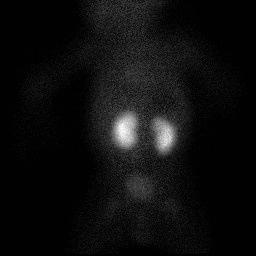
#> input picture data/raw/normal/01.jpg, 256 x 256 px, found by its file name; its folder holds only this picture in this run; the run also reads 1 picture not shown here
$ jupyter execute 1_PreProcessing.ipynb
#> lines starting #> are read from the running program, lines starting #| are printed output that depends on the picture; after the words box and inside, x2 and y2 are one past the last pixel; in counts of white or black regions, pixels touching at a corner belong together
#> in process_image, image is the input picture: shape (256, 256); min 0, max 255, mean 14
[cell 1]
# Imports
import os
import cv2
import numpy as np
from matplotlib import pyplot as plt
from tqdm import tqdm

[cell 2]
# Crimmins Filter
def crimmins_filter(img, iterations=2):
    img = img.astype(np.int16)
    for _ in range(iterations):
        for offset in [(0, 1), (1, 0), (1, 1), (-1, 1)]:
            for direction in [+1, -1]:
                filtered = img.copy()
                for y in range(1, img.shape[0] - 1):
                    for x in range(1, img.shape[1] - 1):
                        neigh = img[y + offset[1], x + offset[0]]
                        if direction * (img[y, x] - neigh) >= 2:
                            filtered[y, x] -= direction
                img = filtered
    return np.clip(img, 0, 255).astype(np.uint8)

[cell 3]
# Manual Cropping to Square
def manual_crop(image, y1, y2, x1, x2, output_size=(224, 224)):
#> called with y1 = 20, y2 = 220, x1 = 20, x2 = 220, output_size = (224, 224)
    cropped = image[y1:y2, x1:x2]
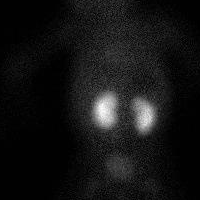
#> cropped: shape (200, 200); min 0, max 255, mean 20
    return cv2.resize(cropped, output_size, interpolation=cv2.INTER_AREA)

[cell 4]
# Kidney Isolation + Inpainting
def isolate_kidneys(image, max_components=2):
#> called with max_components = 2
    _, thresh = cv2.threshold(image, 10, 255, cv2.THRESH_BINARY)
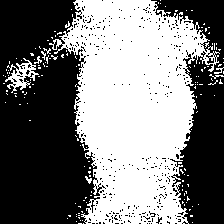
#> thresh: shape (224, 224); 47.8% white; 159 white regions (152 under 20 px), largest, box (x1, y1, x2, y2) and area: (49, 0, 220, 224) 22940, (5, 58, 39, 93) 434, (214, 67, 224, 74) 28
    num_labels, labels, stats, _ = cv2.connectedComponentsWithStats(thresh, connectivity=8)
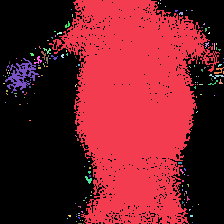
#> labels: shape (224, 224) int32; 160 distinct labels, from 0 to 159; one colour per label, 0 black
#> num_labels = 160; stats = 160 rows, first 6: [0, 0, 224, 224, 26189], [49, 0, 171, 224, 22940], [160, 0, 1, 1, 1], [158, 2, 1, 2, 2], [160, 3, 1, 1, 1], [165, 6, 1, 1, 1]
    sorted_labels = sorted(range(1, num_labels), key=lambda i: stats[i, cv2.CC_STAT_AREA], reverse=True)
#> sorted_labels = 159 values, max 159 at index 158, min 1 at index 0, mean 80
    mask = np.zeros_like(image, dtype=np.uint8)
    for i in sorted_labels[:max_components]:
        mask[labels == i] = 255
#> this loop made 2 passes
#> i on pass 2: 42
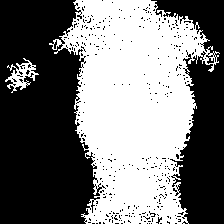
#> mask: shape (224, 224); 46.6% white; 2 white regions, box (x1, y1, x2, y2) and area: (49, 0, 220, 224) 22940, (5, 58, 39, 93) 434
    inverse_mask = cv2.bitwise_not(mask)
    inpainted = cv2.inpaint(image, inverse_mask, inpaintRadius=3, flags=cv2.INPAINT_TELEA)
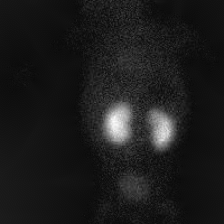
#> inpainted: shape (224, 224); min 11, max 252, mean 27.6
    return inpainted

[cell 5]
# Processing Pipeline
def process_image(image_path, crop_box=(20, 220, 20, 220), output_size=(224, 224)):
    image = cv2.imread(image_path, cv2.IMREAD_GRAYSCALE)
    if image is None:
        return None
    y1, y2, x1, x2 = crop_box
    cropped = manual_crop(image, y1, y2, x1, x2, output_size=output_size)
    kidneys_only = isolate_kidneys(cropped)
    denoised = crimmins_filter(kidneys_only)
    return denoised

[cell 6]
# Apply to Dataset
input_dir = r'.\data\raw'
output_dir = r'.\data\processed'
os.makedirs(output_dir, exist_ok=True)

for label in ['normal', 'pathological']:
    in_dir = os.path.join(input_dir, label)
    out_dir = os.path.join(output_dir, label)
    os.makedirs(out_dir, exist_ok=True)

    for fname in tqdm(os.listdir(in_dir), desc=f"Processing {label}"):
        if fname.lower().endswith(('.png', '.jpg', '.jpeg')):
            fpath = os.path.join(in_dir, fname)
            processed = process_image(fpath)
            if processed is not None:
                out_path = os.path.join(out_dir, fname)
                cv2.imwrite(out_path, processed)
#> pass 2 of the loop `for label in ['normal', 'pathological']:`:
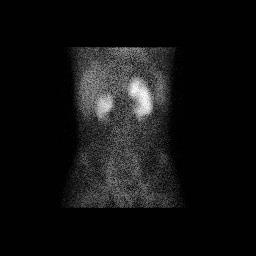
#> input picture data/raw/pathological/001.jpg, 256 x 256 px, found by its file name
#> in process_image, image is the input picture: shape (256, 256); min 0, max 255, mean 17.6
#> thresh: shape (224, 224); 40.7% white; 11 white regions (10 under 20 px), largest, box (x1, y1, x2, y2) and area: (46, 29, 185, 211) 20403
#> in isolate_kidneys (call 2), `num_labels, labels, stats, _ = cv2.connectedComponentsWithStats(thresh..`:
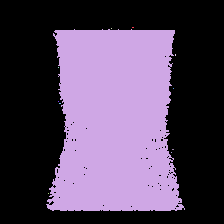
#> labels: shape (224, 224) int32; 12 distinct labels, from 0 to 11; one colour per label, 0 black
#> num_labels = 12; stats = [[0, 0, 224, 224, 29759], [132, 27, 2, 1, 2], [46, 29, 139, 182, 20403], [111, 28, 1, 1, 1], [175, 54, 1, 2, 2], [58, 67, 1, 1, 1], [173, 88, 1, 1, 1], [58, 101, 1, 1, 1], [59, 103, 2, 1, 2], [172, 149, 2, 1, 2], [171, 152, 1, 1, 1], [48, 193, 1, 1, 1]]
#> sorted_labels = [2, 1, 4, 8, 9, 3, 5, 6, 7, 10, 11]
#> the loop in isolate_kidneys (call 2), `for i in sorted_labels[:max_components]:` made 2 passes
#> i on pass 1: 2
#> in isolate_kidneys (call 2), `inpainted = cv2.inpaint(image, inverse_mask, inpaintRadius=3, flags=cv..`:
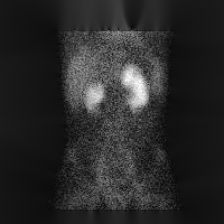
#> inpainted: shape (224, 224); min 11, max 255, mean 41

[cell 7]
# Visualize Before and After (optional)
def preview_image_pair(original_path):
    original = cv2.imread(original_path, cv2.IMREAD_GRAYSCALE)
    processed = process_image(original_path)
    plt.figure(figsize=(10, 4))
    plt.subplot(1, 2, 1)
    plt.imshow(original, cmap='gray')
    plt.title("Original")
    plt.axis('off')

    plt.subplot(1, 2, 2)
    plt.imshow(processed, cmap='gray')
    plt.title("Processed")
    plt.axis('off')
    plt.tight_layout()
    plt.show()

# Example:
preview_image_pair(r".\data\raw\pathological\001.jpg")
